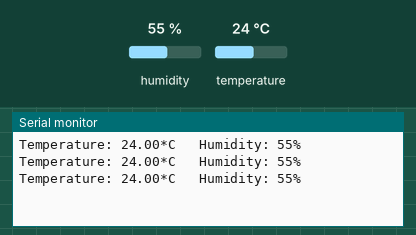
This sketch was run on a simulated Arduino Uno, built with avr-gcc and run on an emulated ATmega328P. On the bench: the last lines printed to the serial monitor. Inputs (shaded band) come from the test bench; at power-on: humidity 55 %, temperature 24 °C.

Above: at 2.8 s.
2.9 s: humidity set to 22 %
At 5.5 s:
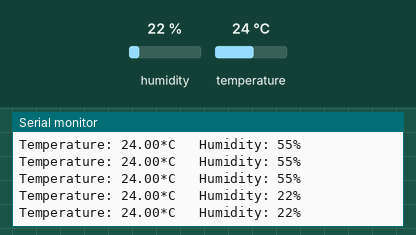
5.6 s: temperature set to 12 °C
At 7.8 s:
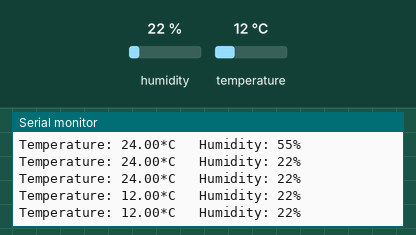
8.3 s: humidity set to 40 %
At 10.0 s:
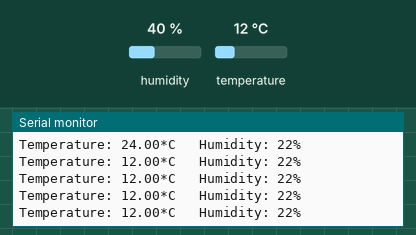
Timing chart, 0 to 11.5 s (numbered marks = the images above; inputs shaded):
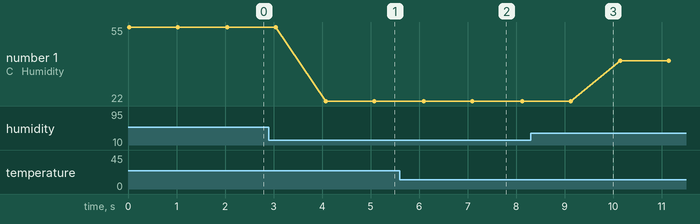

The sketch:

DHT11.ino
```cpp
#include "DHT.h"
#define dhtPin 6
//chose DHT11
#define dhtType DHT11

//initialize DHT sensor
DHT dht(dhtPin, dhtType);

void setup() {
  Serial.begin(9600); //set bauds
  dht.begin(); //start DHT11
}

void loop() {
  //read data of Temperature
  float t = dht.readTemperature();
  //read data of Humidity
  int h = dht.readHumidity();
  Serial.print("Temperature: ");
  Serial.print(t); Serial.print("*C \t");
  Serial.print("Humidity: ");
  Serial.print(h);
  Serial.print("% \n");
  delay(1000);
}
```

Measured:
- after the input at 2.9 s, the serial monitor: prints a new line after 1.2 s (image 1)
- after the input at 5.6 s, the serial monitor: prints a new line after 0.50 s (image 2)
- plotted number 1: 55 → 22 after the input at 2.9 s, 22 → 40 after the input at 8.3 s
